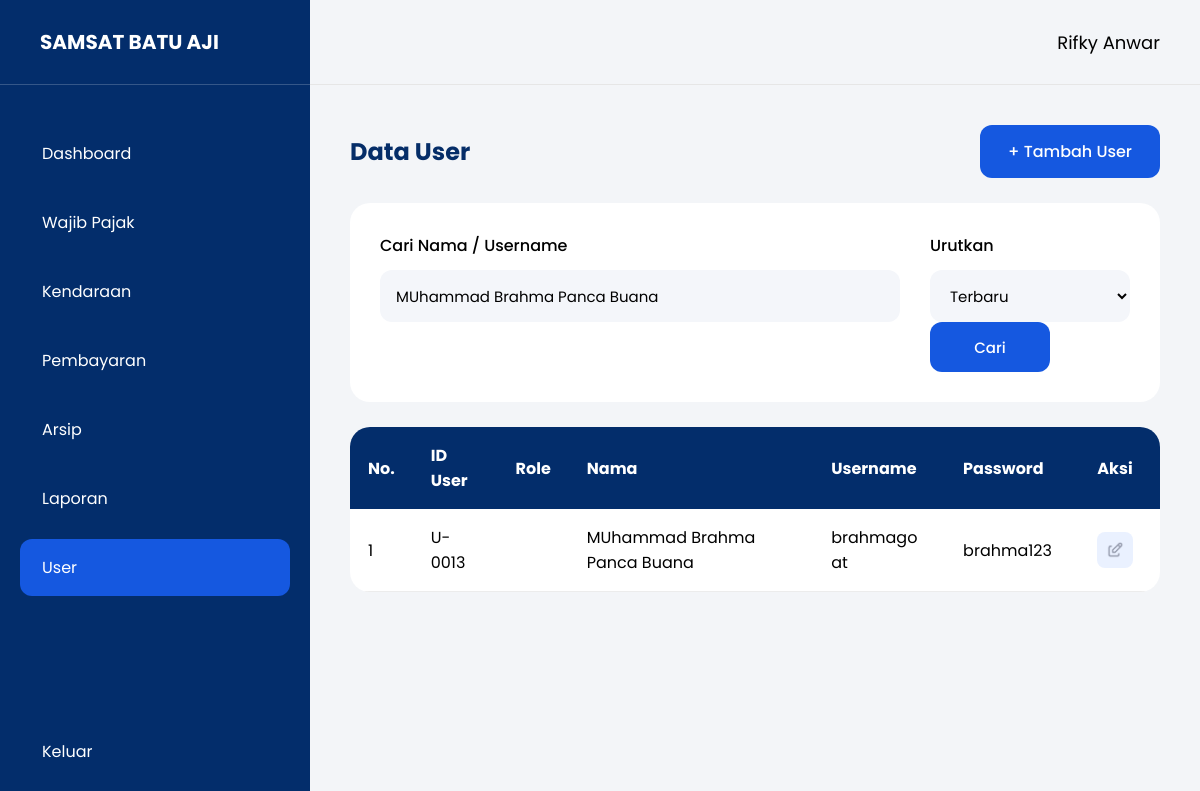
Screenshot of /pages/user.php?cari=MUhammad Brahma Panca Buana (signed in) with the database file from the repository.
### tables this page shows
CREATE TABLE `user` (
  `id_user` int(11) NOT NULL,
  `nama` varchar(100) NOT NULL,
  `username` varchar(50) NOT NULL,
  `password` varchar(255) NOT NULL,
  `role` enum('admin','petugas') NOT NULL
);

### pages/user.php (the view, shortened to what this page needs)
    <?php
    require_once "../config/database.php";
    $cari = '';
    if (isset($_GET['cari'])) {
        $cari = $_GET['cari'];
    }
    $urut = 'DESC';
    $query = mysqli_query(
        $koneksi,
        "SELECT *
FROM user
WHERE
nama LIKE '%$cari%'
OR username LIKE '%$cari%'
ORDER BY id_user $urut"
    );
    ?>
    <!DOCTYPE html>
    <html>
    <head>
        <link rel="stylesheet" href="../assets/css/style.css">
    </head>
    <body>
        <div class="container">
            <div class="sidebar">
                <div class="logo">
                    SAMSAT BATU AJI
                </div>
                <div class="menu">
                    <a href="dashboard.php">
                        Dashboard
                    </a>
                    <a href="wajib_pajak.php">
                        Wajib Pajak
                    </a>
                    <a href="kendaraan.php">
                        Kendaraan
                    </a>
                    <a href="pembayaran.php">
                        Pembayaran
                    </a>
                    <a href="arsip.php">
                        Arsip
                    </a>
                    <a href="laporan.php">
                        Laporan
                    </a>
                    <?php if ($_SESSION['role'] == 'admin') { ?>
                        <a class="active" href="user.php">
                            User
                        </a>
                    <?php } ?>
                </div>
                <div class="logout">
                    <a href="../logout.php">
                        Keluar
                    </a>
                </div>
            </div>
            <div class="main">
                <div class="header">
                    <div class="user-info">
                        <span class="user-name">
                            <?php echo $_SESSION['nama']; ?>
                        </span>
                    </div>
                </div>
                <div class="content">
                    <div class="page-header">
                        <h2>Data User</h2>
                        <a
                            href="tambah_user.php"
                            class="btn-add">
                            + Tambah User
                        </a>
                    </div>
                    <form method="GET">
                        <div class="filter-card">
                            <div class="search-group">
                                <label>
                                    Cari Nama / Username
                                </label>
                                <input
                                    type="text"
                                    name="cari"
                                    value="<?php echo $cari; ?>"
                                    placeholder="Ketik Untuk Mencari">
                            </div>
                            <div class="sort-group">
                                <label>
                                    Urutkan
                                </label>
                                <select name="urut">
                                    <option
                                        value="baru"
                                        <?php if ($urut == 'DESC') echo 'selected'; ?>>
                                        Terbaru
                                    </option>
                                </select>
                                <button
                                    type="submit"
                                    class="btn-save">
                                    Cari
                                </button>
                            </div>
                        </div>
                    </form>
                    <div class="table-card">
                        <table class="data-table">
                            <thead>
                                <tr>
                                    <th>No.</th>
                                    <th>ID User</th>
                                    <th>Role</th>
                                    <th>Nama</th>
                                    <th>Username</th>
                                    <th>Password</th>
                                    <th>Aksi</th>
                                </tr>
                            </thead>
                            <tbody>
                                <?php
                                if (mysqli_num_rows($query) > 0) {
                                    $no = 1;
                                    while ($data = mysqli_fetch_assoc($query)) {
                                ?>
                                        <tr>
                                            <td>
                                                <?php echo $no++; ?>
                                            </td>
                                            <td>
                                                U-<?php echo str_pad($data['id_user'], 4, '0', STR_PAD_LEFT); ?>
                                            </td>
                                            <td>
                                            </td>
                                            <td>
                                                <?php echo $data['nama']; ?>
                                            </td>
                                            <td>
                                                <?php echo $data['username']; ?>
                                            </td>
                                            <td>
                                                <?php echo $data['password']; ?>
                                            </td>
                                            <td>
                                                <a
                                                    href="edit_user.php?id=<?php echo $data['id_user']; ?>"
                                                    class="btn-edit">
                                                    <img
                                                        src="../assets/css/images/tabler_edit.png"
                                                        alt="Edit"
                                                        class="icon-edit">
                                                </a>
                                            </td>
                                        </tr>
                                    <?php
                                    }
                                }
                                ?>
                            </tbody>
                        </table>
                    </div>
                </div>
            </div>
        </div>
    </body>
    </html>

### assets/css/style.css (style rules this page uses)
* { margin: 0; padding: 0; box-sizing: border-box; font-family: 'Poppins', sans-serif; }
body { background: #F3F5F8; }
.container { display: flex; min-height: 100vh; }
.sidebar { width: 310px; height: 100vh; background: #032D6B; color: white; display: flex; flex-direction: column; position: fixed; top: 0; left: 0; overflow-y: auto; }
.logo { height: 85px; display: flex; align-items: center; padding: 0 40px; font-size: 20px; font-weight: 700; border-bottom: 1px solid rgba(255, 255, 255, .2); }
.menu { padding: 40px 20px; flex: 1; }
.menu a { display: flex; align-items: center; gap: 12px; color: white; text-decoration: none; padding: 16px 22px; margin-bottom: 12px; border-radius: 12px; transition: .3s; }
.menu .active { background: #1558E0; }
.logout { padding: 20px; }
.logout a { display: flex; align-items: center; color: white; text-decoration: none; padding: 16px 22px; border-radius: 12px; transition: .3s; }
.main { flex: 1; margin-left: 310px; }
.header { height: 85px; background: #F3F5F8; display: flex; justify-content: flex-end; align-items: center; padding: 0 40px; border-bottom: 1px solid #E6E6E6; }
.user-info { display: flex; align-items: center; gap: 12px; }
.user-name { font-size: 18px; }
.content { padding: 40px; }
.page-header { display: flex; justify-content: space-between; align-items: center; margin-bottom: 25px; }
.page-header h2 { font-size: 24px; font-weight: 700; color: #052D68; }
.btn-add { background: #1558E0; color: white; text-decoration: none; padding: 14px 28px; border-radius: 12px; font-weight: 500; }
.btn-edit { text-decoration: none; color: #1558E0; font-weight: 600; width: 36px; height: 36px; background: #EAF1FF; border-radius: 8px; display: flex; justify-content: center; align-items: center; margin: 0 auto; }
.filter-card { background: white; border-radius: 20px; padding: 30px; display: flex; gap: 30px; margin-bottom: 25px; }
.search-group { flex: 1; }
.sort-group { min-width: 200px; }
.search-group label, .sort-group label { display: block; margin-bottom: 12px; font-weight: 500; }
.search-group input, .sort-group select, .sort-group input { width: 100%; height: 52px; border: none; background: #F4F6FA; border-radius: 12px; padding: 0 16px; font-size: 15px; }
.table-card { background: white; border-radius: 20px; overflow: hidden; }
.data-table { width: 100%; background: white; border-collapse: collapse; }
.data-table th { background: #032D6B; color: white; padding: 16px 18px; text-align: left; }
.data-table td { padding: 16px 18px; border-bottom: 1px solid #ECECEC; }
.data-table th, .data-table td { overflow-wrap: break-word; word-wrap: break-word; }
.data-table th:last-child, .data-table td:last-child { text-align: center; width: 90px; }
.btn-back, .btn-delete, .btn-save { width: 120px; height: 50px; display: flex; justify-content: center; align-items: center; border: none; border-radius: 12px; color: white; text-decoration: none; font-size: 15px; font-weight: 500; cursor: pointer; }
.btn-save { background: #1558E0; }
.btn-edit img { width: 18px; height: 18px; }
.data-table td:nth-child(5) { word-break: break-all; }

### rows the page displays
user: id_user "0013", nama "MUhammad Brahma Panca Buana", username "brahmagoat", password "brahma123"

### other values shown
$_SESSION['nama'] "Rifky Anwar"
